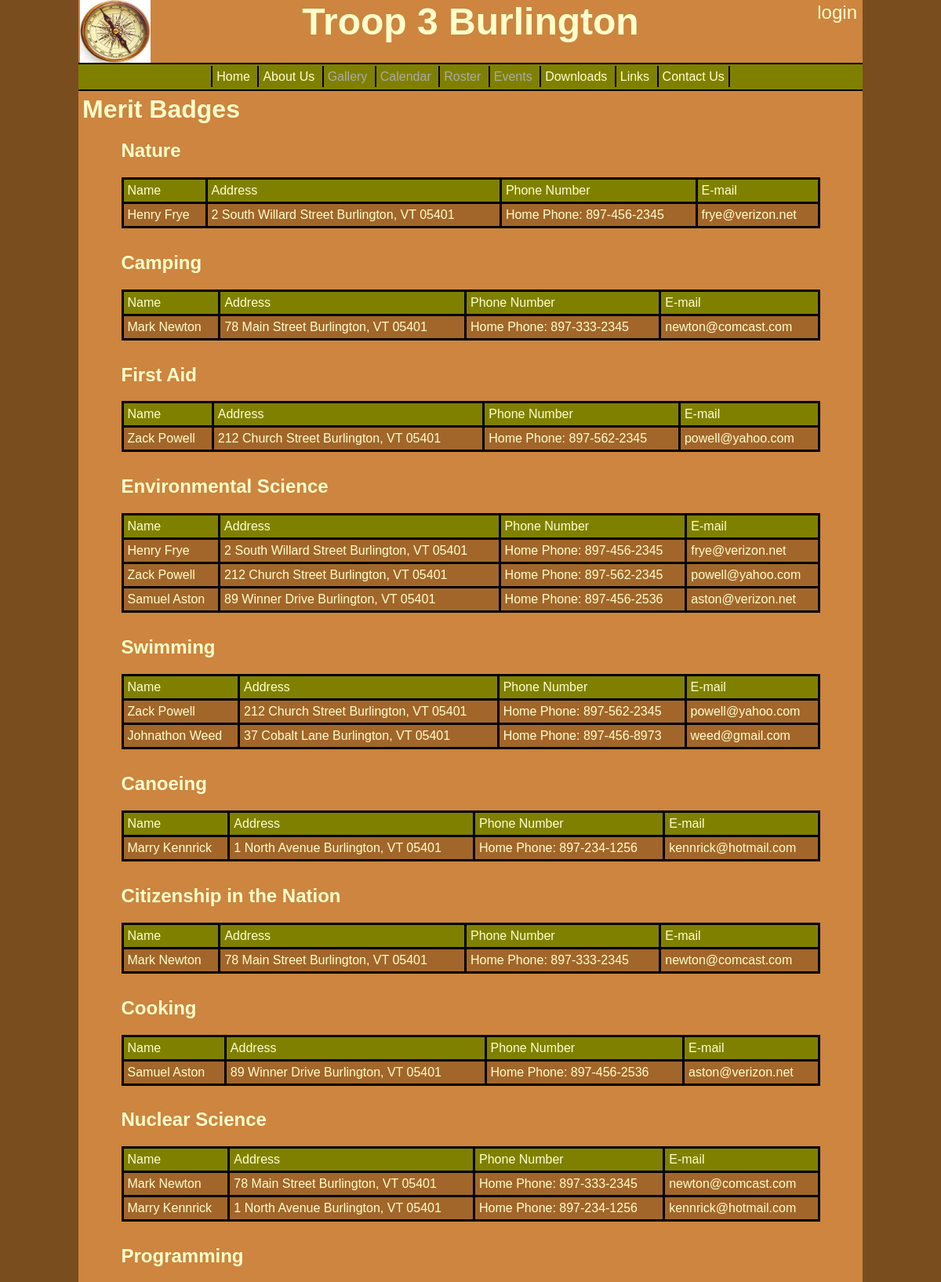
Screenshot of /php/badges.php (upper part) with the database file from the repository.
### tables this page shows
CREATE TABLE IF NOT EXISTS counselor (
  sid INT NOT NULL,
  badge_id INT NOT NULL,
  PRIMARY KEY (sid, badge_id),
  CONSTRAINT fk_counselor_Badges1
    FOREIGN KEY (badge_id)
    REFERENCES Badges (badge_id)
    ON DELETE NO ACTION
    ON UPDATE NO ACTION,
  CONSTRAINT fk_counselor_Scout1
    FOREIGN KEY (sid)
    REFERENCES Scout (sid)
    ON DELETE NO ACTION
    ON UPDATE NO ACTION);

CREATE TABLE IF NOT EXISTS scoutcontact (
    sid INT NOT NULL,
    cid INT NOT NULL,
    contact_val VARCHAR(45) NOT NULL,
    PRIMARY KEY (sid , cid),
    CONSTRAINT fk_scoutcontact_Scout1 FOREIGN KEY (sid)
        REFERENCES Scout (sid)
        ON DELETE NO ACTION ON UPDATE NO ACTION,
    CONSTRAINT fk_scoutcontact_contact1 FOREIGN KEY (cid)
        REFERENCES contact (cid)
        ON DELETE NO ACTION ON UPDATE NO ACTION
);

CREATE TABLE IF NOT EXISTS contact (
  cid INT NOT NULL,
  con_descript VARCHAR(45) NOT NULL,
  PRIMARY KEY (cid));

### php/badges.php (the view, shortened to what this page needs)
<?php
include("../include/header_3.inc");
include("../include/header_2.inc");
include("../include/banner_2.inc");
include("../include/navbar_2.inc");
echo "
<div id='main'>
<h1 style='width:50%; float:left;'>Merit Badges</h1>";
echo "<div id='table_holder'>";
$conn = new mysqli("localhost", "root", "root", "rosterdb");
if ($conn->connect_error) {
	echo "Error connecting to database.";
}
else
{
	$sql0 = "SELECT counselor.badge_id, badge_name FROM counselor, Badges WHERE counselor.badge_id = Badges.badge_id GROUP BY badge_id ORDER BY badge_id;";
	$result0 = $conn->query($sql0);
	if ($result0->num_rows > 0) {
		while($row0 = $result0->fetch_assoc()) {
			echo "<h2 class='table_head'>".$row0["badge_name"]."</h2>";
			echo"
			<table border='2' class='table'>
				<thead>
					<tr>
						<td>Name</td>
						<td>Address</td>
						<td>Phone Number</td>
						<td>E-mail</td>";
			echo "
					</tr>
				</thead>
				<tbody>";
			$sql = "SELECT badge_id, Scout.sid, concat(sfn, ' ', sln) as name, concat(street, ' ', city, ', ', state, ' ', zip) as address FROM Scout, Address, counselor WHERE Scout.sid = Address.sid and Scout.sid = counselor.sid ORDER BY badge_id;";
			$result = $conn->query($sql);
			if ($result->num_rows > 0) {
				while($row = $result->fetch_assoc()) {
					if ($row0["badge_id"] == $row["badge_id"]){
						echo "
						<tr>
							<td>".$row["name"]."</td>
							<td>".$row["address"]."</td>
							<td>";
						$sql2 = "SELECT sid, contact.cid, contact_val, con_descript FROM scoutcontact, contact WHERE contact.cid = scoutcontact.cid and (scoutcontact.cid = 111 or scoutcontact.cid = 222);";
						$result2 = $conn->query($sql2);
						if ($result2->num_rows > 0) {
							while($row2 = $result2->fetch_assoc()) {
								if ($row["sid"] == $row2["sid"])
								{
									echo $row2["con_descript"].": ".$row2["contact_val"]."<br />";
								}
							}
						}
						else
						{
							echo "No phone numbers for this counselor.";
						}
						echo "</td><td>";
						$sql2 = "SELECT sid, cid, contact_val FROM scoutcontact WHERE scoutcontact.cid = 333;";
						$result2 = $conn->query($sql2);
						if ($result2->num_rows > 0) {
							while($row2 = $result2->fetch_assoc()) {
								if ($row2["sid"] == $row["sid"])
								{
									echo $row2["contact_val"]."<br />";
								}
							}
						}
						else
						{
							echo "No e-mails for this counselor.";
						}
						echo "</td>";
						echo "</tr>";
					}
				}
			} else {
				echo "<tr><td colspan='4'>There are no merit badge counselors at this time.</td><tr>";
			}
			echo "
			</tbody>
			</table>";
		}
	}
}
echo "</div>
</div>";
include("../include/footer_2.inc");
?>

### common/styles.css (style rules this page uses)
@media screen and (min-width: 1000px) { html, body { font-family: arial; font-size: 12pt; width: 100%; height: 100%; margin: 0px; color: #000000; background-color: #7a4d1f; } }
@media screen and (min-width: 1000px) { h1 { margin-top: 0px; margin-bottom: 0px; } }
@media screen and (min-width: 1000px) { #main { min-height: 75%; width: 99%; padding: 5px; background-color: #CD853F; } }
@media screen and (min-width: 1000px) { .table { border-collapse: collapse; width: 90%; border-color: #000000; border-style: solid; border-width: 3px; margin: auto; margin-bottom: 10px; background-color: #a2662a; } }
@media screen and (min-width: 1000px) { .table thead { background-color: #808000; } }
@media screen and (min-width: 1000px) { .table td { border-color: #000000; border-style: solid; border-width: 3px; padding: 5px; } }
@media screen and (min-width: 1000px) { #table_holder { margin-bottom: 10px; } }
@media screen and (min-width: 1000px) { .table_head { margin-left: 5%; width: 85%; float: left; } }

### rows the page displays
counselor: name "Henry Frye", address "2 South Willard Street Burlington, VT 05401"
scoutcontact: cid.con_descript "Home Phone", contact_val "897-456-2345"
scoutcontact: contact_val "frye@verizon.net"
counselor: name "Mark Newton", address "78 Main Street Burlington, VT 05401"
scoutcontact: cid.con_descript "Home Phone", contact_val "897-333-2345"
scoutcontact: contact_val "newton@comcast.com"
counselor: name "Zack Powell", address "212 Church Street Burlington, VT 05401"
scoutcontact: cid.con_descript "Home Phone", contact_val "897-562-2345"
scoutcontact: contact_val "powell@yahoo.com"
counselor: name "Henry Frye", address "2 South Willard Street Burlington, VT 05401"
counselor: name "Zack Powell", address "212 Church Street Burlington, VT 05401"
counselor: name "Samuel Aston", address "89 Winner Drive Burlington, VT 05401"
scoutcontact: cid.con_descript "Home Phone", contact_val "897-456-2536"
scoutcontact: contact_val "aston@verizon.net"
counselor: name "Zack Powell", address "212 Church Street Burlington, VT 05401"
counselor: name "Johnathon Weed", address "37 Cobalt Lane Burlington, VT 05401"
scoutcontact: cid.con_descript "Home Phone", contact_val "897-456-8973"
scoutcontact: contact_val "weed@gmail.com"
counselor: name "Marry Kennrick", address "1 North Avenue Burlington, VT 05401"
scoutcontact: cid.con_descript "Home Phone", contact_val "897-234-1256"
scoutcontact: contact_val "kennrick@hotmail.com"
counselor: name "Mark Newton", address "78 Main Street Burlington, VT 05401"
counselor: name "Samuel Aston", address "89 Winner Drive Burlington, VT 05401"
counselor: name "Mark Newton", address "78 Main Street Burlington, VT 05401"
counselor: name "Marry Kennrick", address "1 North Avenue Burlington, VT 05401"

### other values shown
$row0["badge_name"] "Nature"
$row0["badge_name"] "Camping"
$row0["badge_name"] "First Aid"
$row0["badge_name"] "Environmental Science"
$row0["badge_name"] "Swimming"
$row0["badge_name"] "Canoeing"
$row0["badge_name"] "Citizenship in the Nation"
$row0["badge_name"] "Cooking"
$row0["badge_name"] "Nuclear Science"
$row0["badge_name"] "Programming"
